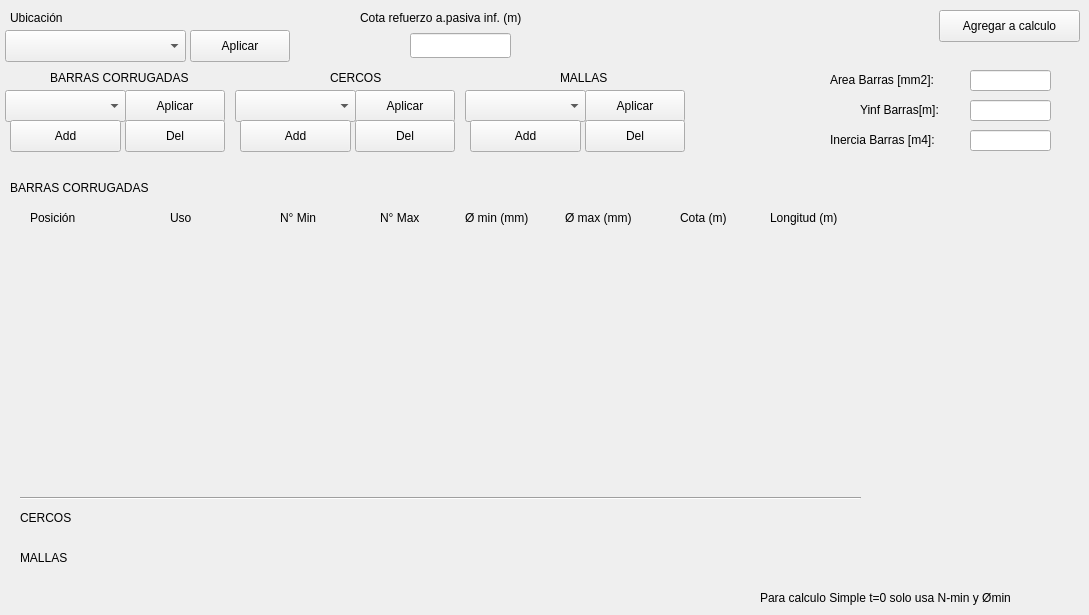
   <widget class="QWidget" name="tab_3">
    <attribute name="title">
     <string>Arm. Pasiva</string>
    </attribute>
    <widget class="QLabel" name="tab3_label_ubicacion">
     <property name="geometry">
      <rect>
       <x>10</x>
       <y>10</y>
       <width>71</width>
       <height>16</height>
      </rect>
     </property>
     <property name="text">
      <string>Ubicación</string>
     </property>
    </widget>
    <widget class="QComboBox" name="tab3_combo_ubicacion">
     <property name="geometry">
      <rect>
       <x>5</x>
       <y>30</y>
       <width>181</width>
       <height>32</height>
      </rect>
     </property>
    </widget>
    <widget class="QPushButton" name="tab3_btn_apply_ubicacion">
     <property name="geometry">
      <rect>
       <x>190</x>
       <y>30</y>
       <width>100</width>
       <height>32</height>
      </rect>
     </property>
     <property name="text">
      <string>Aplicar</string>
     </property>
    </widget>
    <widget class="QPushButton" name="tab3_btn_apply_tipo_barras">
     <property name="geometry">
      <rect>
       <x>125</x>
       <y>90</y>
       <width>100</width>
       <height>32</height>
      </rect>
     </property>
     <property name="text">
      <string>Aplicar</string>
     </property>
    </widget>
    <widget class="QComboBox" name="tab3_combo_tipo_barras">
     <property name="geometry">
      <rect>
       <x>5</x>
       <y>90</y>
       <width>121</width>
       <height>32</height>
      </rect>
     </property>
    </widget>
    <widget class="QLabel" name="tab3_label_tipo_barras">
     <property name="geometry">
      <rect>
       <x>50</x>
       <y>70</y>
       <width>161</width>
       <height>16</height>
      </rect>
     </property>
     <property name="text">
      <string>BARRAS CORRUGADAS</string>
     </property>
    </widget>
    <widget class="QLabel" name="tab3_label_refuerzo">
     <property name="geometry">
      <rect>
       <x>360</x>
       <y>10</y>
       <width>211</width>
       <height>16</height>
      </rect>
     </property>
     <property name="text">
      <string>Cota refuerzo a.pasiva inf. (m)</string>
     </property>
    </widget>
    <widget class="QLineEdit" name="tab3_line_refuerzo">
     <property name="geometry">
      <rect>
       <x>410</x>
       <y>33</y>
       <width>101</width>
       <height>25</height>
      </rect>
     </property>
     <property name="text">
      <string/>
     </property>
    </widget>
    <widget class="QPushButton" name="tab3_btn_apply_tipo_cercos">
     <property name="geometry">
      <rect>
       <x>355</x>
       <y>90</y>
       <width>100</width>
       <height>32</height>
      </rect>
     </property>
     <property name="text">
      <string>Aplicar</string>
     </property>
    </widget>
    <widget class="QComboBox" name="tab3_combo_tipo_cercos">
     <property name="geometry">
      <rect>
       <x>235</x>
       <y>90</y>
       <width>121</width>
       <height>32</height>
      </rect>
     </property>
    </widget>
    <widget class="QLabel" name="tab3_label_tipo_cercos">
     <property name="geometry">
      <rect>
       <x>330</x>
       <y>70</y>
       <width>61</width>
       <height>16</height>
      </rect>
     </property>
     <property name="text">
      <string>CERCOS</string>
     </property>
    </widget>
    <widget class="QPushButton" name="tab3_btn_apply_tipo_mallas">
     <property name="geometry">
      <rect>
       <x>585</x>
       <y>90</y>
       <width>100</width>
       <height>32</height>
      </rect>
     </property>
     <property name="text">
      <string>Aplicar</string>
     </property>
    </widget>
    <widget class="QComboBox" name="tab3_combo_tipo_mallas">
     <property name="geometry">
      <rect>
       <x>465</x>
       <y>90</y>
       <width>121</width>
       <height>32</height>
      </rect>
     </property>
    </widget>
    <widget class="QLabel" name="tab3_label_tipo_mallas">
     <property name="geometry">
      <rect>
       <x>560</x>
       <y>70</y>
       <width>61</width>
       <height>16</height>
      </rect>
     </property>
     <property name="text">
      <string>MALLAS</string>
     </property>
    </widget>
    <widget class="QPushButton" name="tab3_btn_add_barras">
     <property name="geometry">
      <rect>
       <x>10</x>
       <y>120</y>
       <width>111</width>
       <height>32</height>
      </rect>
     </property>
     <property name="text">
      <string>Add</string>
     </property>
    </widget>
    <widget class="QPushButton" name="tab3_btn_del_barras">
     <property name="geometry">
      <rect>
       <x>125</x>
       <y>120</y>
       <width>100</width>
       <height>32</height>
      </rect>
     </property>
     <property name="text">
      <string>Del</string>
     </property>
    </widget>
    <widget class="QPushButton" name="tab3_btn_add_cercos">
     <property name="geometry">
      <rect>
       <x>240</x>
       <y>120</y>
       <width>111</width>
       <height>32</height>
      </rect>
     </property>
     <property name="text">
      <string>Add</string>
     </property>
    </widget>
    <widget class="QPushButton" name="tab3_btn_del_cercos">
     <property name="geometry">
      <rect>
       <x>355</x>
       <y>120</y>
       <width>100</width>
       <height>32</height>
      </rect>
     </property>
     <property name="text">
      <string>Del</string>
     </property>
    </widget>
    <widget class="QPushButton" name="tab3_btn_add_mallas">
     <property name="geometry">
      <rect>
       <x>470</x>
       <y>120</y>
       <width>111</width>
       <height>32</height>
      </rect>
     </property>
     <property name="text">
      <string>Add</string>
     </property>
    </widget>
    <widget class="QPushButton" name="tab3_btn_del_mallas">
     <property name="geometry">
      <rect>
       <x>585</x>
       <y>120</y>
       <width>100</width>
       <height>32</height>
      </rect>
     </property>
     <property name="text">
      <string>Del</string>
     </property>
    </widget>
    <widget class="QWidget" name="verticalLayoutWidget_2">
     <property name="geometry">
      <rect>
       <x>10</x>
       <y>230</y>
       <width>851</width>
       <height>241</height>
      </rect>
     </property>
     <layout class="QVBoxLayout" name="tab3_Vlayout_barras">
      <property name="spacing">
       <number>0</number>
      </property>
      <item>
       <spacer name="tab3_Vspacer">
        <property name="orientation">
         <enum>Qt::Orientation::Vertical</enum>
        </property>
        <property name="sizeHint" stdset="0">
         <size>
          <width>20</width>
          <height>40</height>
         </size>
        </property>
       </spacer>
      </item>
     </layout>
    </widget>
    <widget class="QLabel" name="tab3_label_barras">
     <property name="geometry">
      <rect>
       <x>10</x>
       <y>180</y>
       <width>161</width>
       <height>16</height>
      </rect>
     </property>
     <property name="text">
      <string>BARRAS CORRUGADAS</string>
     </property>
    </widget>
    <widget class="QLabel" name="tab3_label_posicion">
     <property name="geometry">
      <rect>
       <x>30</x>
       <y>210</y>
       <width>58</width>
       <height>16</height>
      </rect>
     </property>
     <property name="text">
      <string>Posición</string>
     </property>
    </widget>
    <widget class="QLabel" name="tab3_label_uso">
     <property name="geometry">
      <rect>
       <x>170</x>
       <y>210</y>
       <width>31</width>
       <height>16</height>
      </rect>
     </property>
     <property name="text">
      <string>Uso</string>
     </property>
    </widget>
    <widget class="QLabel" name="tab3_label_n_min">
     <property name="geometry">
      <rect>
       <x>280</x>
       <y>210</y>
       <width>58</width>
       <height>16</height>
      </rect>
     </property>
     <property name="text">
      <string>N° Min</string>
     </property>
    </widget>
    <widget class="QLabel" name="tab3_label_n_max">
     <property name="geometry">
      <rect>
       <x>380</x>
       <y>210</y>
       <width>58</width>
       <height>16</height>
      </rect>
     </property>
     <property name="text">
      <string>N° Max</string>
     </property>
    </widget>
    <widget class="QLabel" name="tab3_label_d_min">
     <property name="geometry">
      <rect>
       <x>465</x>
       <y>210</y>
       <width>81</width>
       <height>16</height>
      </rect>
     </property>
     <property name="text">
      <string>Ø min (mm)</string>
     </property>
    </widget>
    <widget class="QLabel" name="tab3_label_d_max">
     <property name="geometry">
      <rect>
       <x>565</x>
       <y>210</y>
       <width>91</width>
       <height>16</height>
      </rect>
     </property>
     <property name="text">
      <string>Ø max (mm)</string>
     </property>
    </widget>
    <widget class="QLabel" name="tab3_label_cota">
     <property name="geometry">
      <rect>
       <x>680</x>
       <y>210</y>
       <width>61</width>
       <height>16</height>
      </rect>
     </property>
     <property name="text">
      <string>Cota (m)</string>
     </property>
    </widget>
    <widget class="QLabel" name="tab3_label_longitud">
     <property name="geometry">
      <rect>
       <x>770</x>
       <y>210</y>
       <width>91</width>
       <height>16</height>
      </rect>
     </property>
     <property name="text">
      <string>Longitud (m)</string>
     </property>
    </widget>
    <widget class="QLabel" name="tab3_label_cercos">
     <property name="geometry">
      <rect>
       <x>20</x>
       <y>510</y>
       <width>61</width>
       <height>16</height>
      </rect>
     </property>
     <property name="text">
      <string>CERCOS</string>
     </property>
    </widget>
    <widget class="QLabel" name="tab3_label_mallas">
     <property name="geometry">
      <rect>
       <x>20</x>
       <y>550</y>
       <width>61</width>
       <height>16</height>
      </rect>
     </property>
     <property name="text">
      <string>MALLAS</string>
     </property>
    </widget>
    <widget class="Line" name="tab3_horizontal_line">
     <property name="geometry">
      <rect>
       <x>20</x>
       <y>490</y>
       <width>841</width>
       <height>16</height>
      </rect>
     </property>
     <property name="orientation">
      <enum>Qt::Orientation::Horizontal</enum>
     </property>
    </widget>
    <widget class="QPushButton" name="tab3_btn_calcular">
     <property name="geometry">
      <rect>
       <x>939</x>
       <y>10</y>
       <width>141</width>
       <height>32</height>
      </rect>
     </property>
     <property name="text">
      <string>Agregar a calculo</string>
     </property>
    </widget>
    <widget class="QLabel" name="tab3_label_yinf_barras">
     <property name="geometry">
      <rect>
       <x>860</x>
       <y>100</y>
       <width>101</width>
       <height>20</height>
      </rect>
     </property>
     <property name="text">
      <string>Yinf Barras[m]:</string>
     </property>
    </widget>
    <widget class="QLineEdit" name="tab3_line_yinf_barras">
     <property name="geometry">
      <rect>
       <x>970</x>
       <y>100</y>
       <width>81</width>
       <height>21</height>
      </rect>
     </property>
    </widget>
    <widget class="QLabel" name="tab3_label_area_barras">
     <property name="geometry">
      <rect>
       <x>830</x>
       <y>70</y>
       <width>131</width>
       <height>20</height>
      </rect>
     </property>
     <property name="text">
      <string>Area Barras [mm2]:</string>
     </property>
    </widget>
    <widget class="QLineEdit" name="tab3_line_area_barras">
     <property name="geometry">
      <rect>
       <x>970</x>
       <y>70</y>
       <width>81</width>
       <height>21</height>
      </rect>
     </property>
    </widget>
    <widget class="QLineEdit" name="tab3_line_inercia_barras">
     <property name="geometry">
      <rect>
       <x>970</x>
       <y>130</y>
       <width>81</width>
       <height>21</height>
      </rect>
     </property>
    </widget>
    <widget class="QLabel" name="tab3_label_inercia_barras">
     <property name="geometry">
      <rect>
       <x>830</x>
       <y>130</y>
       <width>141</width>
       <height>20</height>
      </rect>
     </property>
     <property name="text">
      <string>Inercia Barras [m4]:</string>
     </property>
    </widget>
    <widget class="QLabel" name="tab3_instrucciones">
     <property name="geometry">
      <rect>
       <x>760</x>
       <y>590</y>
       <width>311</width>
       <height>16</height>
      </rect>
     </property>
     <property name="text">
      <string>Para calculo Simple t=0 solo usa N-min y Ømin</string>
     </property>
    </widget>
   </widget>
